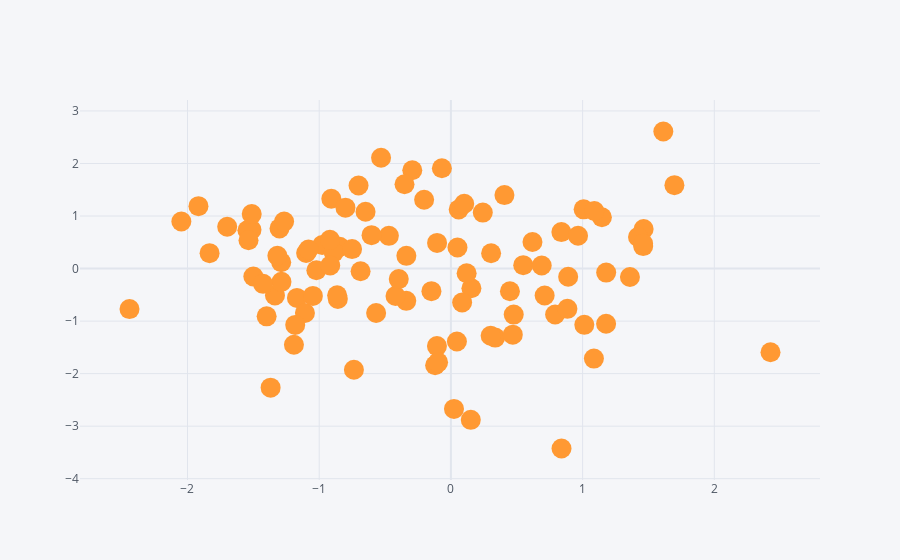

Write notebook code for a chart like this one.
### Code cell
df.iplot(kind='scatter', x='A', y='B', mode='markers', size=20)
